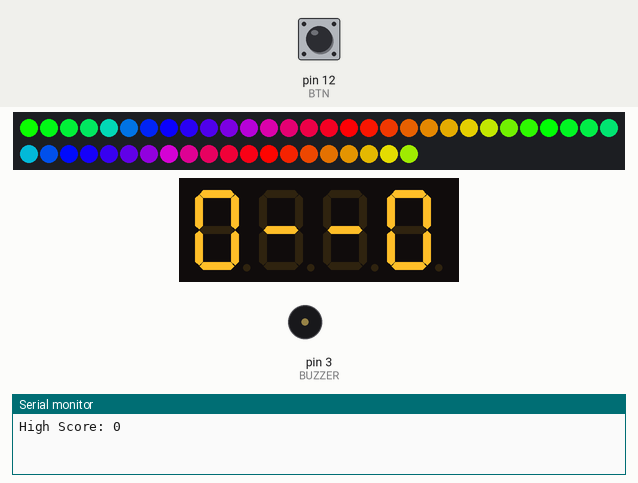
Bench run of a sketch on a simulated Arduino Uno, built with avr-gcc and run on an emulated ATmega328P. Parts: 50 RGB LEDs in strip order, left to right, continuing on the next row, 4-digit seven-segment display, buzzer (waves = sounding), the last lines printed to the serial monitor. Inputs (shaded band) come from the test bench; at power-on: pin 12 (BTN) HIGH. Random numbers use the default seed unless the sketch sets one.

Above: at 1.2 s.
1.3 s: pin 12 (BTN) pulled LOW for 0.15 s
2.0 s: pin 12 (BTN) pulled LOW for 1 s
At 3.4 s:
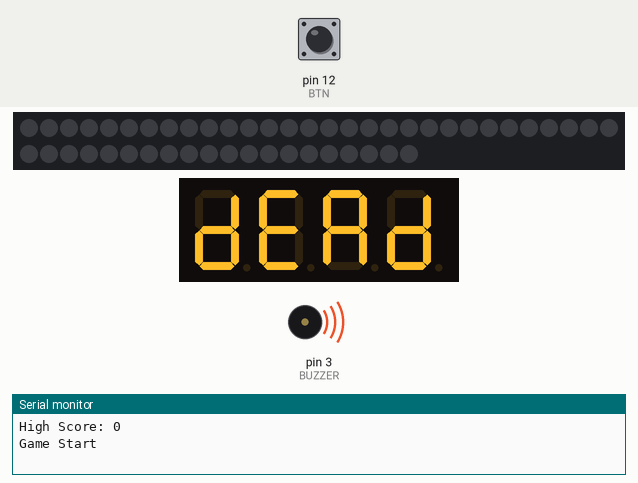
3.6 s: pin 12 (BTN) pulsed LOW 5 times (0.12 s each, 0.3 s apart)
At 4.96 s:
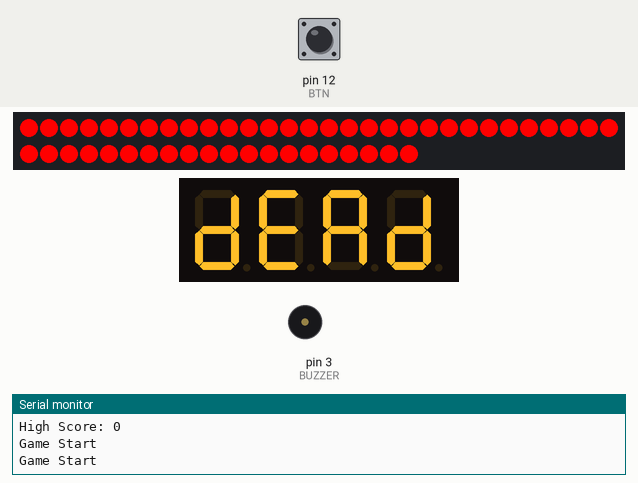
6.6 s: pin 12 (BTN) pulsed LOW 5 times (0.12 s each, 0.3 s apart)
At 10.17 s:
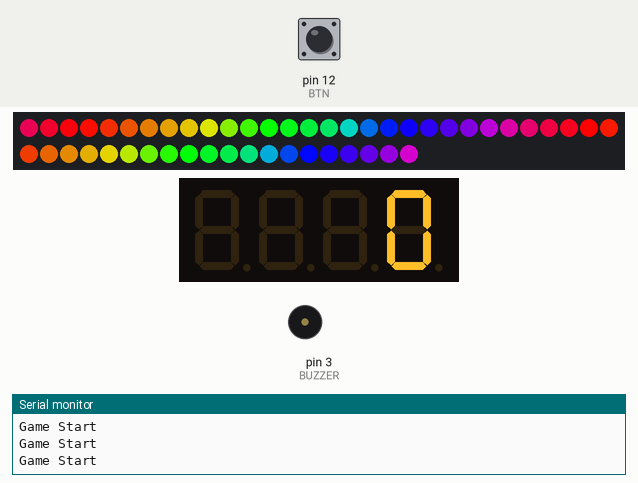
11.1 s: pin 12 (BTN) pulled LOW for 0.15 s
11.8 s: pin 12 (BTN) pulled LOW for 3.2 s
At 14.14 s:
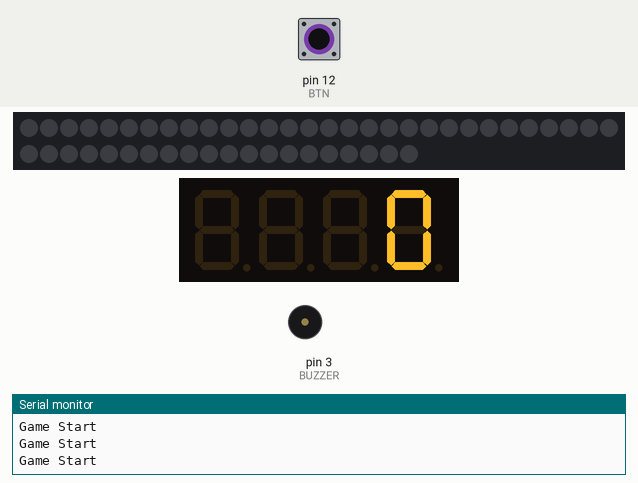
Timing chart, 0 to 15.6 s (numbered marks = the images above; inputs shaded):
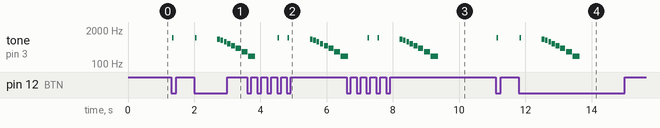

Measured:
- after the input at 1.3 s, tone on pin 3 (BUZZER): silent → 1000 Hz at once, → silent 0.04 s later
- after the input at 2.0 s, tone on pin 3 (BUZZER): plays 1000 Hz for 0.04 s, 900 Hz for 0.08 s, 800 Hz for 0.08 s, 700 Hz for 0.08 s, 600 Hz for 0.10 s, 500 Hz for 0.12 s … (8 notes in this stretch), starting at once
- after the input at 11.1 s, tone on pin 3 (BUZZER): silent → 1000 Hz at once, → silent 0.04 s later
- after the input at 11.8 s, tone on pin 3 (BUZZER): plays 1000 Hz for 0.04 s, 900 Hz for 0.08 s, 800 Hz for 0.08 s, 700 Hz for 0.08 s, 600 Hz for 0.10 s, 500 Hz for 0.12 s … (9 notes in this stretch), starting at once

The sketch:

Cyclone_Game_v2.5.ino
```cpp
#include <FastLED.h>
#include <TM1637Display.h>
#include <EEPROM.h>

// =====================================================
// ================= CONFIG =============================
// =====================================================
#define NUM_LEDS 50
#define DATA_PIN 13

#define BTN 12
#define BUZZER 3

#define CLK 9
#define DIO 10

#define IDLE_TIMEOUT 120000

// =====================================================
// ================= OBJECTS ============================
// =====================================================
CRGB leds[NUM_LEDS];
TM1637Display display(CLK, DIO);

// =====================================================
// ================= GAME STATE =========================
// =====================================================
byte gameState = 0;
byte Position = 0;
byte level = 1;

unsigned long lastInputTime = 0;
unsigned long gameTimer = 0;

bool newTarget = true;
int spot = 0;

int score = 0;
int combo = 0;

// =====================================================
// ================= ADAPTIVE ===========================
// =====================================================
int difficultyBias = 0;
int successStreak = 0;
int failStreak = 0;

// =====================================================
// ================= EEPROM =============================
// =====================================================
int highScore = 0;

// =====================================================
// ================= IDLE DISPLAY =======================
// =====================================================
unsigned long idleTimer = 0;
byte idleState = 0;

// =====================================================
// ================= BUTTON =============================
// =====================================================
bool lastButtonState = HIGH;

bool buttonPressed() {
  bool current = digitalRead(BTN);

  if (lastButtonState == HIGH && current == LOW) {
    delay(20);
    lastButtonState = current;
    return true;
  }

  lastButtonState = current;
  return false;
}

// =====================================================
// ================= SOUND ==============================
// =====================================================
void beep(int f, int d) {
  tone(BUZZER, f, d);
  delay(d);
  noTone(BUZZER);
}

void sPress() { beep(1000, 40); }
void sNear()  { beep(600, 80); }
void sHit()   { beep(1200, 60); beep(1500, 60); }
void sBull()  { beep(2000, 80); beep(2500, 100); }

// Mario-style death
void sDead() {
  int notes[] = {900, 800, 700, 600, 500, 400, 300, 200};
  int duration[] = {80, 80, 80, 100, 120, 150, 180, 220};

  for (int i = 0; i < 8; i++) {
    tone(BUZZER, notes[i], duration[i]);
    delay(duration[i] + 20);
  }
  noTone(BUZZER);
}

// =====================================================
// ================= SETUP ==============================
// =====================================================
void setup() {
  FastLED.addLeds<WS2812B, DATA_PIN, GRB>(leds, NUM_LEDS);

  pinMode(BTN, INPUT_PULLUP);
  pinMode(BUZZER, OUTPUT);

  display.setBrightness(5);

  Serial.begin(9600);

  // Load high score
  EEPROM.get(0, highScore);
  if (highScore < 0 || highScore > 9999) highScore = 0;

  Serial.print("High Score: ");
  Serial.println(highScore);
}

// =====================================================
// ================= LOOP ===============================
// =====================================================
void loop() {

  if (millis() - lastInputTime > IDLE_TIMEOUT && gameState != 0) {
    resetGame();
  }

  if (gameState == 0) idleMode();
  else playMode();
}

// =====================================================
// ================= IDLE ===============================
// =====================================================
void idleMode() {

  fill_rainbow(leds, NUM_LEDS, millis() / 10, 10);
  FastLED.show();

  // Cycle display every 3 sec
  if (millis() - idleTimer > 3000) {
    idleTimer = millis();
    idleState = (idleState + 1) % 3;
  }

  if (idleState == 0) showIdleDisplay();
  else if (idleState == 1) showHS();
  else display.showNumberDec(highScore);

  if (buttonPressed()) {
    sPress();
    startGame();
  }
}

// =====================================================
// ================= START ==============================
// =====================================================
void startGame() {
  clearLEDs();

  score = 0;
  combo = 0;
  level = 1;
  Position = 0;

  difficultyBias = 0;
  successStreak = 0;
  failStreak = 0;

  newTarget = true;
  gameState = 1;
  lastInputTime = millis();

  Serial.println("Game Start");
}

// =====================================================
// ================= PLAY ===============================
// =====================================================
void playMode() {

  int baseSpeed = 80 - level * 3;
  int baseSize  = 4 - level / 4;

  int speed = baseSpeed - (difficultyBias * 5);
  int targetSize = baseSize - (difficultyBias / 2);

  int chaos = random(-2, 3);
  speed += chaos * 3;
  targetSize += chaos / 2;

  speed = constrain(speed, 15, 120);
  targetSize = constrain(targetSize, 1, 5);

  if (millis() - gameTimer > speed) {
    gameTimer = millis();

    if (newTarget) {
      spot = random(2, NUM_LEDS - 2);
      newTarget = false;
    }

    drawTarget(targetSize);
    moveRunner();
    FastLED.show();
  }

  if (buttonPressed()) {
    lastInputTime = millis();
    handleHit(targetSize);
  }

  display.showNumberDec(score);
}

// =====================================================
// ================= HIT ================================
// =====================================================
void handleHit(int targetSize) {

  sPress();

  int hitPos = Position - 1;
  if (hitPos < 0) hitPos = NUM_LEDS - 1;

  int dist = abs(hitPos - spot);
  dist = min(dist, NUM_LEDS - dist);

  if (dist == 0) {
    sBull();
    score += 20;
    combo += 2;
    win();
  }
  else if (dist <= targetSize) {
    sHit();
    score += 10 + combo * 2;
    combo++;
    win();
  }
  else if (dist == targetSize + 1) {
    sNear();
    lose();
  }
  else {
    lose();
  }
}

// =====================================================
// ================= WIN ================================
void win() {
  level++;
  successStreak++;
  failStreak = 0;

  if (successStreak >= 2 && difficultyBias < 5) {
    difficultyBias++;
    successStreak = 0;
  }

  flash(CRGB::Green);
  newTarget = true;
}

// =====================================================
// ================= LOSE ===============================
void lose() {

  // Save high score
  if (score > highScore) {
    highScore = score;
    EEPROM.put(0, highScore);
  }

  failStreak++;
  successStreak = 0;

  if (failStreak >= 2 && difficultyBias > -5) {
    difficultyBias--;
    failStreak = 0;
  }

  showDead();
  flash(CRGB::Red);

  sDead();
  delay(300);

  resetGame();
}

// =====================================================
// ================= DISPLAY ============================

// 0--0
void showIdleDisplay() {
  uint8_t data[] = {
    display.encodeDigit(0),
    0x40,
    0x40,
    display.encodeDigit(0)
  };
  display.setSegments(data);
}

//  H.S  (with dots)
void showHS() {
  uint8_t data[] = {
    0x76, // H
    0x10, // i
    0x6D, // S
    0x50  // r
  };

  display.setSegments(data);
  display.setSegments(data, 4, 0x80); // enable colon
}

// DEAD
void showDead() {
  uint8_t data[] = {
    display.encodeDigit(13),
    display.encodeDigit(14),
    display.encodeDigit(10),
    display.encodeDigit(13)
  };
  display.setSegments(data);
}

// =====================================================
// ================= LED ================================
void drawTarget(int size) {
  clearLEDs();

  for (int i = -size; i <= size; i++) {
    int idx = spot + i;

    if (idx < 0) idx += NUM_LEDS;
    if (idx >= NUM_LEDS) idx -= NUM_LEDS;

    leds[idx] = (i == 0) ? CRGB::Green : CRGB::Orange;
  }
}

void moveRunner() {
  leds[Position] = CRGB::Red;
  Position = (Position + 1) % NUM_LEDS;
}

void flash(CRGB c) {
  for (int i = 0; i < 2; i++) {
    fill_solid(leds, NUM_LEDS, c);
    FastLED.show();
    delay(150);
    clearLEDs();
    FastLED.show();
    delay(150);
  }
}

void clearLEDs() {
  fill_solid(leds, NUM_LEDS, CRGB::Black);
}

// =====================================================
// ================= RESET ==============================
void resetGame() {
  gameState = 0;
  score = 0;
  combo = 0;
  level = 1;
}
```
